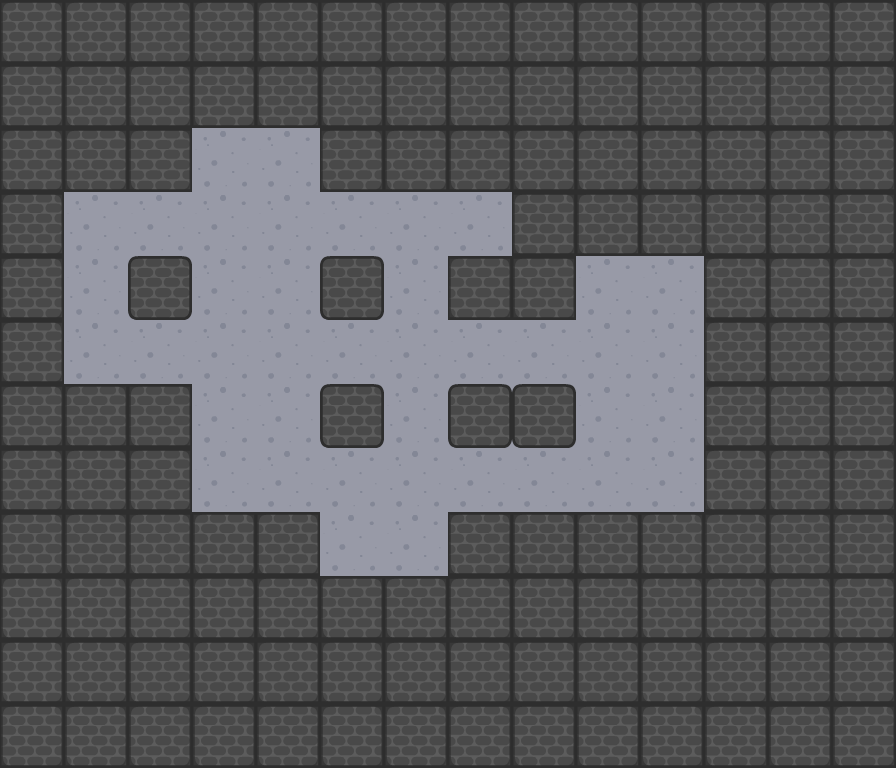

This game map was drawn from its Tiled (.tmx) file and the tilesets committed beside it. A one-line description and the trimmed map source follow:
An orthogonal 14x12 tile map with 64x64 px tiles, 2 tile layers (ground, Graphics) and 92 objects.

<map version="1.0" tiledversion="1.1.3" orientation="orthogonal" renderorder="right-down" width="14" height="12" tilewidth="64" tileheight="64" infinite="0" nextobjectid="217">
 <tileset firstgid="1" name="sprites" tilewidth="64" tileheight="64" tilecount="36" columns="6">
  <image source="sprites.png" width="421" height="421" />
 </tileset>
 <layer name="ground" width="14" height="12">
  <data>[168 cells, 167 non-empty, 2 distinct tile ids]</data>
 </layer>
 <layer name="Graphics" width="14" height="12">
  <data>[168 cells, 128 non-empty, 2 distinct tile ids]</data>
 </layer>
 <objectgroup name="Walls">
  <object id="67" x="0" y="0" width="896" height="64" />
  <object id="68" x="832" y="64" width="64" height="704" />
  <object id="70" x="0" y="704.083" width="832" height="64" />
  <object id="71" x="0" y="64" width="64" height="640" />
  <object id="110" x="128" y="128" width="64" height="64" />
  <object id="113" x="128" y="256" width="64" height="64" />
  <object id="114" x="128" y="384" width="64" height="64" />
  <object id="115" x="128" y="512" width="64" height="64" />
  <object id="116" x="128" y="640" width="64" height="64" />
  <object id="117" x="320" y="640" width="64" height="64" />
  <object id="119" x="320" y="384" width="64" height="64" />
  <object id="120" x="320" y="256" width="64" height="64" />
  <object id="121" x="320" y="128" width="64" height="64" />
  <object id="122" x="512" y="128" width="64" height="64" />
  <object id="123" x="512" y="256" width="64" height="64" />
  <object id="124" x="512" y="384" width="64" height="64" />
  <object id="125" x="512" y="512" width="64" height="64" />
  <object id="126" x="512" y="640" width="64" height="64" />
  <object id="127" x="704" y="640" width="64" height="64" />
  <object id="128" x="704" y="512" width="64" height="64" />
  <object id="129" x="704" y="384" width="64" height="64" />
  <object id="130" x="704" y="256" width="64" height="64" />
  <object id="131" x="704" y="128" width="64" height="64" />
  <object id="142" x="512" y="192" width="64" height="64" />
  <object id="143" x="512" y="64" width="64" height="64" />
  <object id="144" x="320" y="576" width="64" height="64" />
  <object id="145" x="704" y="448" width="64" height="64" />
  <object id="148" x="64" y="64" width="64" height="64" />
  <object id="149" x="128" y="64" width="64" height="64" />
  <object id="150" x="192" y="64" width="64" height="64" />
  <object id="151" x="256" y="64" width="64" height="64" />
  <object id="152" x="320" y="64" width="64" height="64" />
  <object id="153" x="384" y="64" width="64" height="64" />
  <object id="154" x="448" y="64" width="64" height="64" />
  <object id="155" x="448" y="128" width="64" height="64" />
  <object id="156" x="384" y="128" width="64" height="64" />
  <object id="158" x="64" y="448" width="64" height="64" />
  <object id="159" x="128" y="448" width="64" height="64" />
  <object id="160" x="192" y="512" width="64" height="64" />
  <object id="162" x="192" y="576" width="64" height="64" />
  <object id="163" x="256" y="576" width="64" height="64" />
  <object id="164" x="192" y="640" width="64" height="64" />
  <object id="165" x="256" y="640" width="64" height="64" />
  <object id="166" x="384" y="640" width="64" height="64" />
  <object id="167" x="448" y="640" width="64" height="64" />
  <object id="169" x="448" y="576" width="64" height="64" />
  <object id="171" x="448" y="512" width="64" height="64" />
  <object id="172" x="576" y="512" width="64" height="64" />
  <object id="173" x="640" y="512" width="64" height="64" />
  <object id="174" x="576" y="576" width="64" height="64" />
  <object id="175" x="640" y="576" width="64" height="64" />
  <object id="176" x="576" y="640" width="64" height="64" />
  <object id="177" x="640" y="640" width="64" height="64" />
  <object id="178" x="64" y="576" width="64" height="64" />
  <object id="179" x="128" y="576" width="64" height="64" />
  <object id="183" x="64" y="512" width="64" height="64" />
  <object id="184" x="64" y="384" width="64" height="64" />
  <object id="185" x="64" y="640" width="64" height="64" />
  <object id="186" x="512" y="576" width="64" height="64" />
  <object id="187" x="704" y="576" width="64" height="64" />
  <object id="189" x="448" y="384" width="64" height="64" />
  <object id="191" x="448" y="256" width="64" height="64" />
  <object id="192" x="768" y="384" width="64" height="64" />
  <object id="193" x="768" y="448" width="64" height="64" />
  <object id="194" x="768" y="512" width="64" height="64" />
  <object id="195" x="768" y="576" width="64" height="64" />
  <object id="196" x="768" y="640" width="64" height="64" />
  <object id="197" x="768" y="64" width="64" height="64" />
  <object id="198" x="768" y="128" width="64" height="64" />
  <object id="199" x="768" y="192" width="64" height="64" />
  <object id="200" x="768" y="256" width="64" height="64" />
  <object id="201" x="768" y="320" width="64" height="64" />
  <object id="202" x="704" y="192" width="64" height="64" />
  <object id="203" x="704" y="64" width="64" height="64" />
  <object id="204" x="704" y="320" width="64" height="64" />
  <object id="205" x="384" y="576" width="64" height="64" />
  <object id="206" x="256" y="512" width="64" height="64" />
  <object id="207" x="576" y="64" width="64" height="64" />
  <object id="208" x="576" y="128" width="64" height="64" />
  <object id="209" x="576" y="192" width="64" height="64" />
  <object id="210" x="640" y="192" width="64" height="64" />
  <object id="211" x="640" y="128" width="64" height="64" />
  <object id="212" x="640" y="64" width="64" height="64" />
  <object id="216" x="64" y="128" width="64" height="64" />
 </objectgroup>
 <objectgroup name="Blocks">
  <object id="134" x="192" y="256" width="64" height="64" />
  <object id="135" x="320" y="320" width="64" height="64" />
  <object id="140" x="256" y="320" width="64" height="64" />
  <object id="146" x="256" y="192" width="64" height="64" />
 </objectgroup>
 <objectgroup name="targets">
  <object id="138" x="576" y="352" width="32" height="32" />
  <object id="139" x="640" y="288" width="32" height="32" />
  <object id="141" x="576" y="288" width="32" height="32" />
  <object id="147" x="642.667" y="351.667" width="32" height="32" />
 </objectgroup>
</map>
